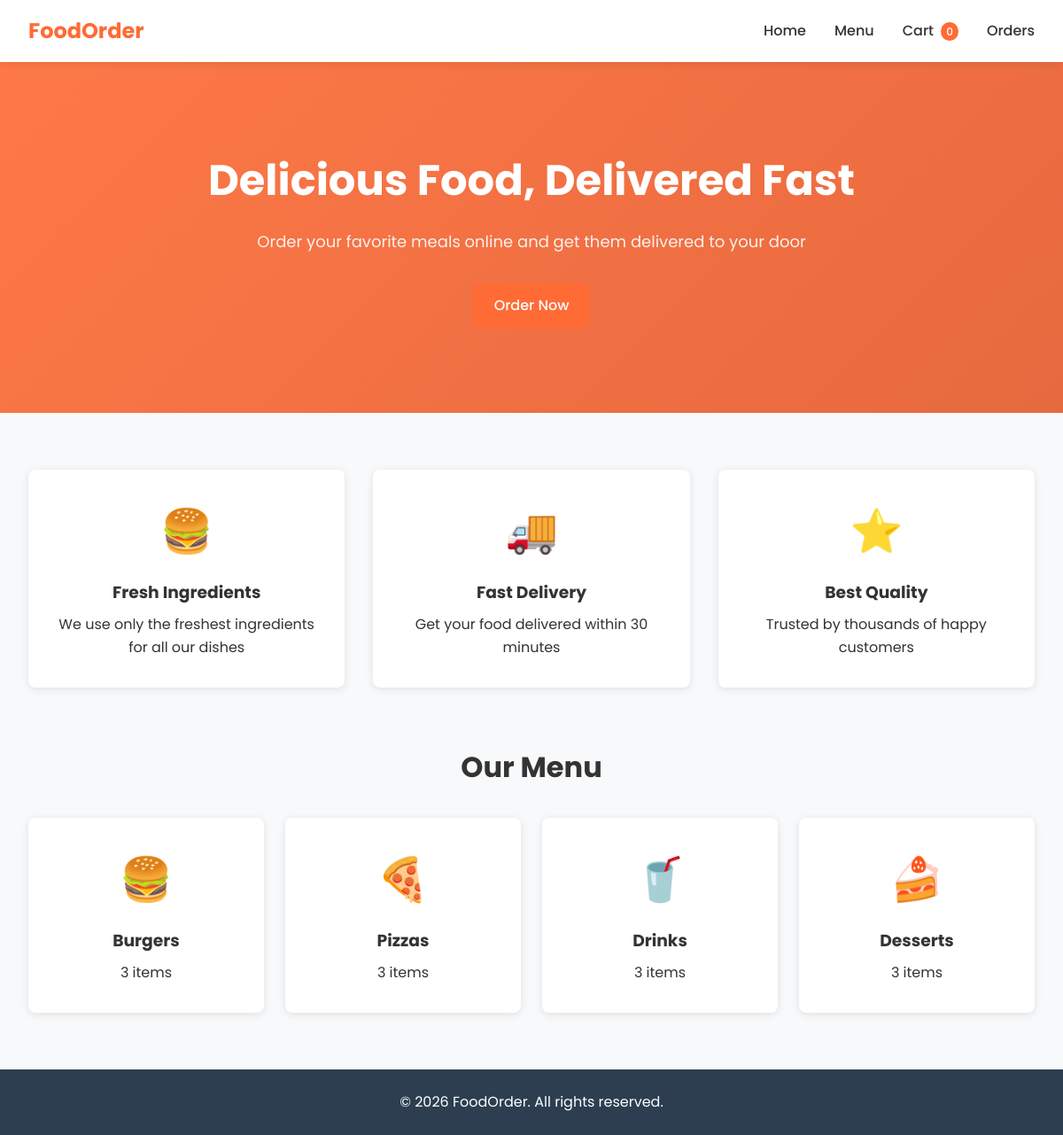
The page / on the database its author committed.
### app.py (models this page shows, shortened)
class Category(db.Model):
    id = db.Column(db.Integer, primary_key=True)
    name = db.Column(db.String(50), nullable=False)
    description = db.Column(db.String(200))
    items = db.relationship('MenuItem', backref='category', lazy=True)

### app.py (the view)
@app.route('/')
def index():
    categories = Category.query.all()
    return render_template('index.html', categories=categories)

### templates/index.html (shortened to what this page needs)
{% extends "base.html" %}
{% block content %}
<section class="hero">
    <div class="hero-content">
        <h1>Delicious Food, Delivered Fast</h1>
        <p>Order your favorite meals online and get them delivered to your door</p>
        <a href="{{ url_for('menu') }}" class="btn btn-primary">Order Now</a>
    </div>
</section>
<section class="features">
    <div class="feature">
        <div class="feature-icon">🍔</div>
        <h3>Fresh Ingredients</h3>
        <p>We use only the freshest ingredients for all our dishes</p>
    </div>
    <div class="feature">
        <div class="feature-icon">🚚</div>
        <h3>Fast Delivery</h3>
        <p>Get your food delivered within 30 minutes</p>
    </div>
    <div class="feature">
        <div class="feature-icon">⭐</div>
        <h3>Best Quality</h3>
        <p>Trusted by thousands of happy customers</p>
    </div>
</section>
<section class="categories-preview">
    <h2>Our Menu</h2>
    <div class="category-grid">
        {% for category in categories %}
        <a href="{{ url_for('menu') }}#{{ category.name.lower() }}" class="category-card">
            <div class="category-icon">
                {% if category.name == 'Burgers' %}🍔
                {% elif category.name == 'Pizzas' %}🍕
                {% elif category.name == 'Drinks' %}🥤
                {% elif category.name == 'Desserts' %}🍰
                {% endif %}
            </div>
            <h3>{{ category.name }}</h3>
            <p>{{ category.items|length }} items</p>
        </a>
        {% endfor %}
    </div>
</section>
{% endblock %}

### static/css/style.css (style rules this page uses)
:root { --primary-color: #ff6b35; --primary-dark: #e55a2b; --secondary-color: #2c3e50; --text-color: #333; --text-light: #666; --bg-light: #f8f9fa; --white: #fff; --border-color: #ddd; --success-color: #27ae60; --warning-color: #f39c12; --shadow: 0 2px 10px rgba(0, 0, 0, 0.1); --radius: 8px; }
* { margin: 0; padding: 0; box-sizing: border-box; }
body { font-family: 'Poppins', sans-serif; color: var(--text-color); background: var(--bg-light); line-height: 1.6; min-height: 100vh; display: flex; flex-direction: column; }
a { text-decoration: none; color: inherit; }
.btn { display: inline-block; padding: 12px 24px; border: none; border-radius: var(--radius); font-family: inherit; font-size: 16px; font-weight: 500; cursor: pointer; transition: all 0.3s ease; }
.btn-primary { background: var(--primary-color); color: var(--white); }
.hero { background-size: cover; padding: 6rem 2rem; text-align: center; color: var(--white); }
.hero-content h1 { font-size: 48px; margin-bottom: 1rem; }
.hero-content p { font-size: 18px; margin-bottom: 2rem; opacity: 0.9; }
.features { display: grid; grid-template-columns: repeat(auto-fit, minmax(250px, 1fr)); gap: 2rem; max-width: 1200px; margin: 4rem auto; padding: 0 2rem; }
.feature { text-align: center; padding: 2rem; background: var(--white); border-radius: var(--radius); box-shadow: var(--shadow); }
.feature-icon { font-size: 48px; margin-bottom: 1rem; }
.feature h3 { margin-bottom: 0.5rem; }
.categories-preview { max-width: 1200px; margin: 0 auto 4rem; padding: 0 2rem; }
.categories-preview h2 { text-align: center; margin-bottom: 2rem; font-size: 32px; }
.category-grid { display: grid; grid-template-columns: repeat(auto-fit, minmax(200px, 1fr)); gap: 1.5rem; }
.category-card { display: block; padding: 2rem; background: var(--white); border-radius: var(--radius); box-shadow: var(--shadow); text-align: center; transition: transform 0.3s, box-shadow 0.3s; }
.category-icon { font-size: 48px; margin-bottom: 1rem; }
.category-card h3 { margin-bottom: 0.5rem; }

### rows shown on the page
Category: name "Burgers", items|length "3"
Category: name "Pizzas", items|length "3"
Category: name "Drinks", items|length "3"
Category: name "Desserts", items|length "3"
